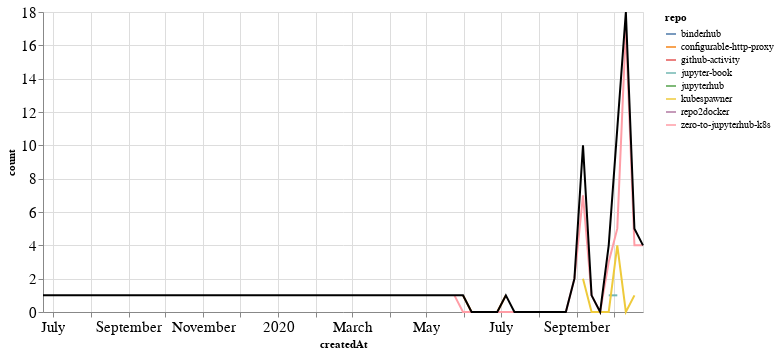

The notebook cell this image was saved under:
### Markdown cell above
## PRs

### Code cell
prs_time = prs.groupby('repo').resample('W', on='createdAt').count()['author'].reset_index()
prs_time = prs_time.rename(columns={'author': 'count'})
prs_time_total = prs_time.groupby('createdAt').agg({"count": "sum"}).reset_index()

ch1 = alt.Chart(prs_time, width=600).mark_line().encode(
    x='createdAt',
    y='count',
    color='repo',
    tooltip="repo"
)

ch2 = alt.Chart(prs_time_total, width=600).mark_line(color="black").encode(
    x='createdAt',
    y='count',
)

ch1 + ch2

### Figure 1 — Vega-Lite specification as saved in the notebook (floating-point values rounded to 4 significant figures)
{"config": {"axisLeft": {"labelFontSize": 15}, "axisBottom": {"labelFontSize": 15}}, "layer": [{"data": {"name": "data-3a34ab520be2c07c33cb336a258aa9ed"}, "mark": "line", "encoding": {"color": {"type": "nominal", "field": "repo"}, "tooltip": {"type": "nominal", "field": "repo"}, "x": {"type": "temporal", "field": "createdAt"}, "y": {"type": "quantitative", "field": "count"}}, "width": 600}, {"data": {"name": "data-96b2bdc4609ce2b49c099c7c3db590ed"}, "mark": {"type": "line", "color": "black"}, "encoding": {"x": {"type": "temporal", "field": "createdAt"}, "y": {"type": "quantitative", "field": "count"}}, "width": 600}], "$schema": "https://vega.github.io/schema/vega-lite/v4.8.1.json", "datasets": {"data-3a34ab520be2c07c33cb336a258aa9ed": [{"repo": "binderhub", "createdAt": "2020-09-06T00:00:00", "count": 1}, {"repo": "configurable-http-proxy", "createdAt": "2020-05-31T00:00:00", "count": 1}, {"repo": "configurable-http-proxy", "createdAt": "2020-06-07T00:00:00", "count": 0}, {"repo": "configurable-http-proxy", "createdAt": "2020-06-14T00:00:00", "count": 0}, {"repo": "configurable-http-proxy", "createdAt": "2020-06-21T00:00:00", "count": 0}, {"repo": "configurable-http-proxy", "createdAt": "2020-06-28T00:00:00", "count": 0}, {"repo": "configurable-http-proxy", "createdAt": "2020-07-05T00:00:00", "count": 1}, {"repo": "github-activity", "createdAt": "2020-10-11T00:00:00", "count": 1}, {"repo": "jupyter-book", "createdAt": "2020-09-27T00:00:00", "count": 1}, {"repo": "jupyter-book", "createdAt": "2020-10-04T00:00:00", "count": 1}, {"repo": "jupyterhub", "createdAt": "2020-10-04T00:00:00", "count": 1}, {"repo": "kubespawner", "createdAt": "2020-09-06T00:00:00", "count": 2}, {"repo": "kubespawner", "createdAt": "2020-09-13T00:00:00", "count": 0}, {"repo": "kubespawner", "createdAt": "2020-09-20T00:00:00", "count": 0}, {"repo": "kubespawner", "createdAt": "2020-09-27T00:00:00", "count": 0}, {"repo": "kubespawner", "createdAt": "2020-10-04T00:00:00", "count": 4}, {"repo": "kubespawner", "createdAt": "2020-10-11T00:00:00", "count": 0}, {"repo": "kubespawner", "createdAt": "2020-10-18T00:00:00", "count": 1}, {"repo": "repo2docker", "createdAt": "2019-06-23T00:00:00", "count": 1}, {"repo": "zero-to-jupyterhub-k8s", "createdAt": "2020-05-24T00:00:00", "count": 1}, {"repo": "zero-to-jupyterhub-k8s", "createdAt": "2020-05-31T00:00:00", "count": 0}, {"repo": "zero-to-jupyterhub-k8s", "createdAt": "2020-06-07T00:00:00", "count": 0}, {"repo": "zero-to-jupyterhub-k8s", "createdAt": "2020-06-14T00:00:00", "count": 0}, {"repo": "zero-to-jupyterhub-k8s", "createdAt": "2020-06-21T00:00:00", "count": 0}, {"repo": "zero-to-jupyterhub-k8s", "createdAt": "2020-06-28T00:00:00", "count": 0}, {"repo": "zero-to-jupyterhub-k8s", "createdAt": "2020-07-05T00:00:00", "count": 0}, {"repo": "zero-to-jupyterhub-k8s", "createdAt": "2020-07-12T00:00:00", "count": 0}, {"repo": "zero-to-jupyterhub-k8s", "createdAt": "2020-07-19T00:00:00", "count": 0}, {"repo": "zero-to-jupyterhub-k8s", "createdAt": "2020-07-26T00:00:00", "count": 0}, {"repo": "zero-to-jupyterhub-k8s", "createdAt": "2020-08-02T00:00:00", "count": 0}, {"repo": "zero-to-jupyterhub-k8s", "createdAt": "2020-08-09T00:00:00", "count": 0}, {"repo": "zero-to-jupyterhub-k8s", "createdAt": "2020-08-16T00:00:00", "count": 0}, {"repo": "zero-to-jupyterhub-k8s", "createdAt": "2020-08-23T00:00:00", "count": 0}, {"repo": "zero-to-jupyterhub-k8s", "createdAt": "2020-08-30T00:00:00", "count": 2}, {"repo": "zero-to-jupyterhub-k8s", "createdAt": "2020-09-06T00:00:00", "count": 7}, {"repo": "zero-to-jupyterhub-k8s", "createdAt": "2020-09-13T00:00:00", "count": 1}, {"repo": "zero-to-jupyterhub-k8s", "createdAt": "2020-09-20T00:00:00", "count": 0}, {"repo": "zero-to-jupyterhub-k8s", "createdAt": "2020-09-27T00:00:00", "count": 3}, {"repo": "zero-to-jupyterhub-k8s", "createdAt": "2020-10-04T00:00:00", "count": 5}, {"repo": "zero-to-jupyterhub-k8s", "createdAt": "2020-10-11T00:00:00", "count": 17}, {"repo": "zero-to-jupyterhub-k8s", "createdAt": "2020-10-18T00:00:00", "count": 4}, {"repo": "zero-to-jupyterhub-k8s", "createdAt": "2020-10-25T00:00:00", "count": 4}], "data-96b2bdc4609ce2b49c099c7c3db590ed": [{"createdAt": "2019-06-23T00:00:00", "count": 1}, {"createdAt": "2020-05-24T00:00:00", "count": 1}, {"createdAt": "2020-05-31T00:00:00", "count": 1}, {"createdAt": "2020-06-07T00:00:00", "count": 0}, {"createdAt": "2020-06-14T00:00:00", "count": 0}, {"createdAt": "2020-06-21T00:00:00", "count": 0}, {"createdAt": "2020-06-28T00:00:00", "count": 0}, {"createdAt": "2020-07-05T00:00:00", "count": 1}, {"createdAt": "2020-07-12T00:00:00", "count": 0}, {"createdAt": "2020-07-19T00:00:00", "count": 0}, {"createdAt": "2020-07-26T00:00:00", "count": 0}, {"createdAt": "2020-08-02T00:00:00", "count": 0}, {"createdAt": "2020-08-09T00:00:00", "count": 0}, {"createdAt": "2020-08-16T00:00:00", "count": 0}, {"createdAt": "2020-08-23T00:00:00", "count": 0}, {"createdAt": "2020-08-30T00:00:00", "count": 2}, {"createdAt": "2020-09-06T00:00:00", "count": 10}, {"createdAt": "2020-09-13T00:00:00", "count": 1}, {"createdAt": "2020-09-20T00:00:00", "count": 0}, {"createdAt": "2020-09-27T00:00:00", "count": 4}, {"createdAt": "2020-10-04T00:00:00", "count": 11}, {"createdAt": "2020-10-11T00:00:00", "count": 18}, {"createdAt": "2020-10-18T00:00:00", "count": 5}, {"createdAt": "2020-10-25T00:00:00", "count": 4}]}}
